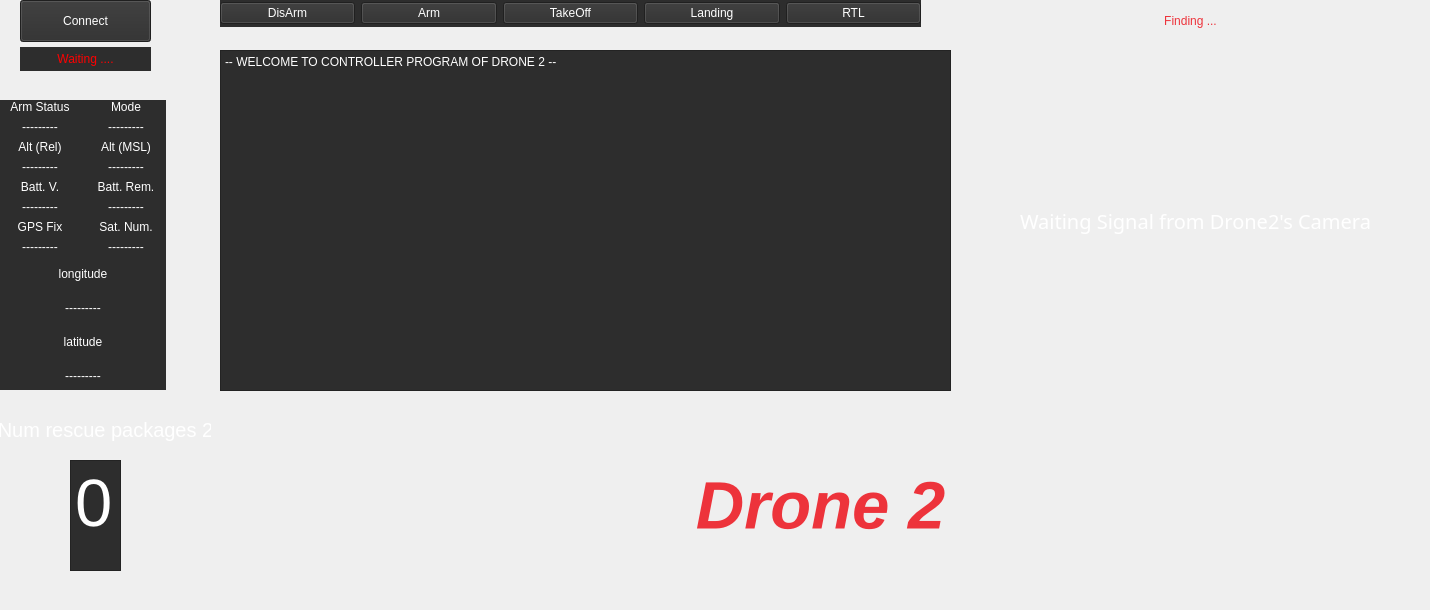
            <widget class="QWidget" name="page_2">
             <widget class="QWidget" name="layoutWidget_3">
              <property name="geometry">
               <rect>
                <x>0</x>
                <y>100</y>
                <width>166</width>
                <height>290</height>
               </rect>
              </property>
              <property name="styleSheet">
               <string notr="true">background-color: rgb(45, 45, 45);
color: rgb(255, 255, 255);
</string>
              </property>
              <layout class="QVBoxLayout" name="verticalLayout_22">
               <item>
                <layout class="QHBoxLayout" name="horizontalLayout_5">
                 <item>
                  <layout class="QVBoxLayout" name="verticalLayout_23">
                   <item>
                    <layout class="QVBoxLayout" name="verticalLayout_7">
                     <item>
                      <widget class="QLabel" name="label_14">
                       <property name="text">
                        <string>Arm Status</string>
                       </property>
                       <property name="alignment">
                        <set>Qt::AlignCenter</set>
                       </property>
                      </widget>
                     </item>
                     <item>
                      <widget class="QLabel" name="ArmStatus_2">
                       <property name="text">
                        <string>---------</string>
                       </property>
                       <property name="alignment">
                        <set>Qt::AlignCenter</set>
                       </property>
                      </widget>
                     </item>
                    </layout>
                   </item>
                   <item>
                    <layout class="QVBoxLayout" name="verticalLayout_24">
                     <item>
                      <widget class="QLabel" name="label_15">
                       <property name="text">
                        <string>Alt (Rel)</string>
                       </property>
                       <property name="alignment">
                        <set>Qt::AlignCenter</set>
                       </property>
                      </widget>
                     </item>
                     <item>
                      <widget class="QLabel" name="Alt_Rel_2">
                       <property name="text">
                        <string>---------</string>
                       </property>
                       <property name="alignment">
                        <set>Qt::AlignCenter</set>
                       </property>
                      </widget>
                     </item>
                    </layout>
                   </item>
                   <item>
                    <layout class="QVBoxLayout" name="verticalLayout_25">
                     <item>
                      <widget class="QLabel" name="label_16">
                       <property name="text">
                        <string>Batt. V.</string>
                       </property>
                       <property name="alignment">
                        <set>Qt::AlignCenter</set>
                       </property>
                      </widget>
                     </item>
                     <item>
                      <widget class="QLabel" name="Batt_V_2">
                       <property name="text">
                        <string>---------</string>
                       </property>
                       <property name="alignment">
                        <set>Qt::AlignCenter</set>
                       </property>
                      </widget>
                     </item>
                    </layout>
                   </item>
                   <item>
                    <layout class="QVBoxLayout" name="verticalLayout_26">
                     <item>
                      <widget class="QLabel" name="label_17">
                       <property name="text">
                        <string>GPS Fix</string>
                       </property>
                       <property name="alignment">
                        <set>Qt::AlignCenter</set>
                       </property>
                      </widget>
                     </item>
                     <item>
                      <widget class="QLabel" name="GPS_Fix_2">
                       <property name="text">
                        <string>---------</string>
                       </property>
                       <property name="alignment">
                        <set>Qt::AlignCenter</set>
                       </property>
                      </widget>
                     </item>
                    </layout>
                   </item>
                  </layout>
                 </item>
                 <item>
                  <layout class="QVBoxLayout" name="verticalLayout_27">
                   <item>
                    <layout class="QVBoxLayout" name="verticalLayout_28">
                     <item>
                      <widget class="QLabel" name="label_18">
                       <property name="text">
                        <string>Mode</string>
                       </property>
                       <property name="alignment">
                        <set>Qt::AlignCenter</set>
                       </property>
                      </widget>
                     </item>
                     <item>
                      <widget class="QLabel" name="Mode_2">
                       <property name="text">
                        <string>---------</string>
                       </property>
                       <property name="alignment">
                        <set>Qt::AlignCenter</set>
                       </property>
                      </widget>
                     </item>
                    </layout>
                   </item>
                   <item>
                    <layout class="QVBoxLayout" name="verticalLayout_29">
                     <item>
                      <widget class="QLabel" name="label_19">
                       <property name="text">
                        <string>Alt (MSL)</string>
                       </property>
                       <property name="alignment">
                        <set>Qt::AlignCenter</set>
                       </property>
                      </widget>
                     </item>
                     <item>
                      <widget class="QLabel" name="Alt_MSL_2">
                       <property name="text">
                        <string>---------</string>
                       </property>
                       <property name="alignment">
                        <set>Qt::AlignCenter</set>
                       </property>
                      </widget>
                     </item>
                    </layout>
                   </item>
                   <item>
                    <layout class="QVBoxLayout" name="verticalLayout_30">
                     <item>
                      <widget class="QLabel" name="label_20">
                       <property name="text">
                        <string>Batt. Rem.</string>
                       </property>
                       <property name="alignment">
                        <set>Qt::AlignCenter</set>
                       </property>
                      </widget>
                     </item>
                     <item>
                      <widget class="QLabel" name="Batt_Rem_2">
                       <property name="text">
                        <string>---------</string>
                       </property>
                       <property name="alignment">
                        <set>Qt::AlignCenter</set>
                       </property>
                      </widget>
                     </item>
                    </layout>
                   </item>
                   <item>
                    <layout class="QVBoxLayout" name="verticalLayout_31">
                     <item>
                      <widget class="QLabel" name="label_21">
                       <property name="text">
                        <string>Sat. Num.</string>
                       </property>
                       <property name="alignment">
                        <set>Qt::AlignCenter</set>
                       </property>
                      </widget>
                     </item>
                     <item>
                      <widget class="QLabel" name="Sat_Num_2">
                       <property name="text">
                        <string>---------</string>
                       </property>
                       <property name="alignment">
                        <set>Qt::AlignCenter</set>
                       </property>
                      </widget>
                     </item>
                    </layout>
                   </item>
                  </layout>
                 </item>
                </layout>
               </item>
               <item>
                <layout class="QVBoxLayout" name="verticalLayout_32">
                 <item>
                  <layout class="QVBoxLayout" name="verticalLayout_33">
                   <item>
                    <widget class="QLabel" name="label_22">
                     <property name="text">
                      <string>longitude</string>
                     </property>
                     <property name="alignment">
                      <set>Qt::AlignCenter</set>
                     </property>
                    </widget>
                   </item>
                   <item>
                    <widget class="QLabel" name="longitude_2">
                     <property name="text">
                      <string>---------</string>
                     </property>
                     <property name="alignment">
                      <set>Qt::AlignCenter</set>
                     </property>
                    </widget>
                   </item>
                  </layout>
                 </item>
                 <item>
                  <layout class="QVBoxLayout" name="verticalLayout_34">
                   <item>
                    <widget class="QLabel" name="label_23">
                     <property name="text">
                      <string>latitude</string>
                     </property>
                     <property name="alignment">
                      <set>Qt::AlignCenter</set>
                     </property>
                    </widget>
                   </item>
                   <item>
                    <widget class="QLabel" name="latitude_2">
                     <property name="text">
                      <string>---------</string>
                     </property>
                     <property name="alignment">
                      <set>Qt::AlignCenter</set>
                     </property>
                    </widget>
                   </item>
                  </layout>
                 </item>
                </layout>
               </item>
              </layout>
             </widget>
             <widget class="QWidget" name="layoutWidget_4">
              <property name="geometry">
               <rect>
                <x>220</x>
                <y>0</y>
                <width>701</width>
                <height>27</height>
               </rect>
              </property>
              <property name="styleSheet">
               <string notr="true">background-color: rgb(45, 45, 45);
color: rgb(255, 255, 255);
</string>
              </property>
              <layout class="QHBoxLayout" name="horizontalLayout_6">
               <item>
                <widget class="QPushButton" name="DisArm_2">
                 <property name="text">
                  <string>DisArm</string>
                 </property>
                </widget>
               </item>
               <item>
                <widget class="QPushButton" name="Arm_2">
                 <property name="text">
                  <string>Arm</string>
                 </property>
                </widget>
               </item>
               <item>
                <widget class="QPushButton" name="TakeOff_2">
                 <property name="text">
                  <string>TakeOff</string>
                 </property>
                </widget>
               </item>
               <item>
                <widget class="QPushButton" name="Landing_2">
                 <property name="text">
                  <string>Landing</string>
                 </property>
                </widget>
               </item>
               <item>
                <widget class="QPushButton" name="RTL_2">
                 <property name="text">
                  <string>RTL</string>
                 </property>
                </widget>
               </item>
              </layout>
             </widget>
             <widget class="QPushButton" name="BtnConnect_2">
              <property name="geometry">
               <rect>
                <x>20</x>
                <y>0</y>
                <width>131</width>
                <height>42</height>
               </rect>
              </property>
              <property name="styleSheet">
               <string notr="true">background-color: rgb(45, 45, 45);
color: rgb(255, 255, 255);
</string>
              </property>
              <property name="text">
               <string>Connect</string>
              </property>
             </widget>
             <widget class="QPlainTextEdit" name="plainTextEdit_2">
              <property name="geometry">
               <rect>
                <x>220</x>
                <y>50</y>
                <width>731</width>
                <height>341</height>
               </rect>
              </property>
              <property name="styleSheet">
               <string notr="true">background-color: rgb(45, 45, 45);
color: rgb(255, 255, 255);
</string>
              </property>
              <property name="plainText">
               <string>-- WELCOME TO CONTROLLER PROGRAM OF DRONE 2 --
</string>
              </property>
             </widget>
             <widget class="QLabel" name="WaitingConnection_2">
              <property name="geometry">
               <rect>
                <x>20</x>
                <y>47</y>
                <width>131</width>
                <height>24</height>
               </rect>
              </property>
              <property name="mouseTracking">
               <bool>false</bool>
              </property>
              <property name="styleSheet">
               <string notr="true">background-color: rgb(45, 45, 45);
color: rgb(255, 0, 0);</string>
              </property>
              <property name="text">
               <string>Waiting ....</string>
              </property>
              <property name="alignment">
               <set>Qt::AlignCenter</set>
              </property>
             </widget>
             <widget class="QLabel" name="webcam_drone_2">
              <property name="geometry">
               <rect>
                <x>970</x>
                <y>50</y>
                <width>451</width>
                <height>341</height>
               </rect>
              </property>
              <property name="font">
               <font>
                <family>Rockwell</family>
                <pointsize>15</pointsize>
               </font>
              </property>
              <property name="styleSheet">
               <string notr="true">color: rgb(255, 255, 255);</string>
              </property>
              <property name="text">
               <string>Waiting Signal from Drone2's Camera</string>
              </property>
              <property name="alignment">
               <set>Qt::AlignCenter</set>
              </property>
             </widget>
             <widget class="QLabel" name="finding_2">
              <property name="geometry">
               <rect>
                <x>990</x>
                <y>10</y>
                <width>401</width>
                <height>21</height>
               </rect>
              </property>
              <property name="styleSheet">
               <string notr="true">

color: rgb(237, 51, 59);</string>
              </property>
              <property name="text">
               <string>Finding ...</string>
              </property>
              <property name="alignment">
               <set>Qt::AlignCenter</set>
              </property>
             </widget>
             <widget class="QLabel" name="label_drone_2">
              <property name="geometry">
               <rect>
                <x>220</x>
                <y>410</y>
                <width>1201</width>
                <height>191</height>
               </rect>
              </property>
              <property name="font">
               <font>
                <pointsize>50</pointsize>
                <weight>75</weight>
                <italic>true</italic>
                <bold>true</bold>
                <underline>false</underline>
                <strikeout>false</strikeout>
               </font>
              </property>
              <property name="styleSheet">
               <string notr="true">

color: rgb(237, 51, 59);</string>
              </property>
              <property name="text">
               <string>Drone 2</string>
              </property>
              <property name="alignment">
               <set>Qt::AlignCenter</set>
              </property>
             </widget>
             <widget class="QPlainTextEdit" name="plainText_num_packet_2">
              <property name="geometry">
               <rect>
                <x>70</x>
                <y>460</y>
                <width>51</width>
                <height>111</height>
               </rect>
              </property>
              <property name="sizePolicy">
               <sizepolicy hsizetype="Preferred" vsizetype="Preferred">
                <horstretch>0</horstretch>
                <verstretch>0</verstretch>
               </sizepolicy>
              </property>
              <property name="font">
               <font>
                <pointsize>50</pointsize>
               </font>
              </property>
              <property name="styleSheet">
               <string notr="true">background-color: rgb(45, 45, 45);
color: rgb(255, 255, 255);
</string>
              </property>
              <property name="plainText">
               <string>0</string>
              </property>
              <property name="centerOnScroll">
               <bool>false</bool>
              </property>
             </widget>
             <widget class="QLabel" name="label_35">
              <property name="geometry">
               <rect>
                <x>0</x>
                <y>409</y>
                <width>211</width>
                <height>41</height>
               </rect>
              </property>
              <property name="font">
               <font>
                <pointsize>15</pointsize>
               </font>
              </property>
              <property name="styleSheet">
               <string notr="true">color: rgb(255, 255, 255);</string>
              </property>
              <property name="text">
               <string>Num rescue packages 2</string>
              </property>
              <property name="alignment">
               <set>Qt::AlignCenter</set>
              </property>
             </widget>
            </widget>
